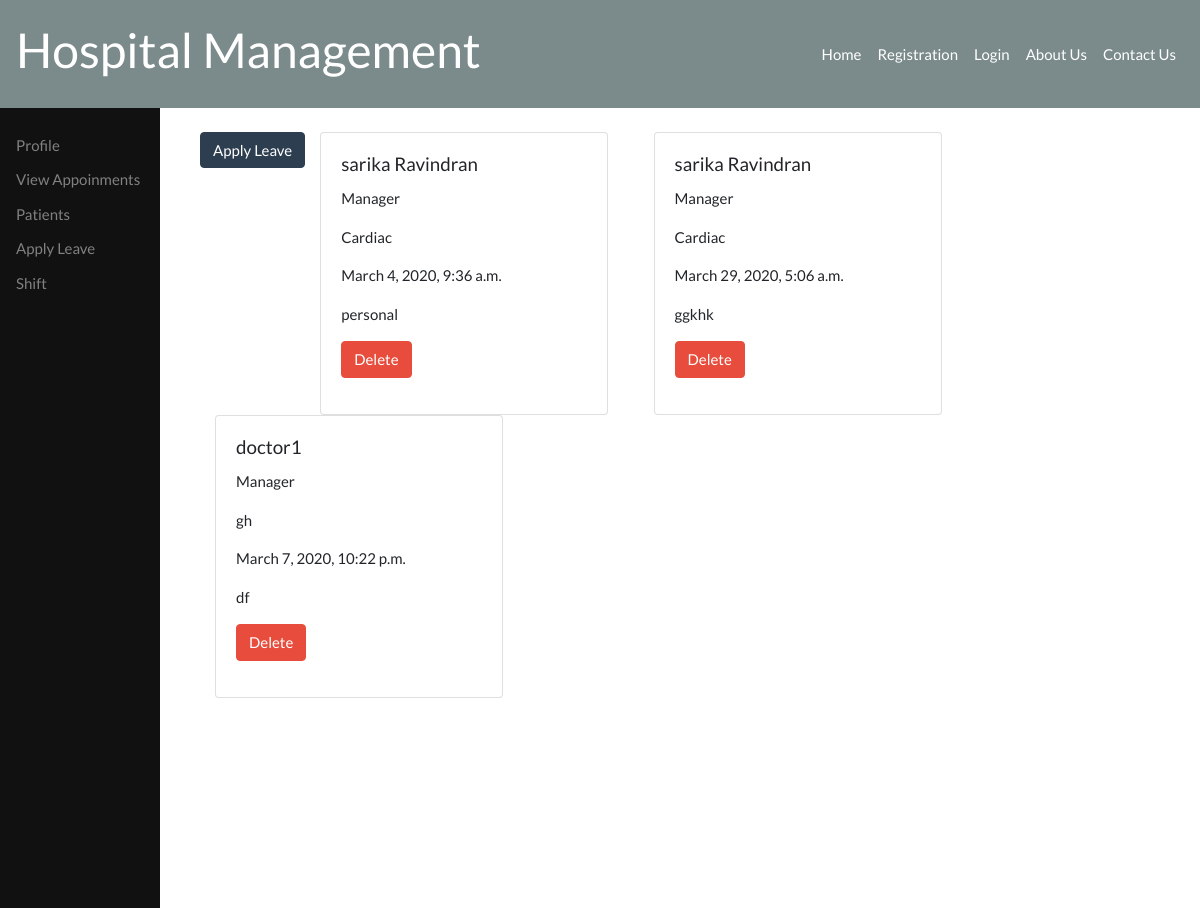
The page /leave/leaves on the database its author committed.
### leave/models.py (models this page shows, shortened)
class DoctorLeave(models.Model):
    fromname=models.CharField(max_length=100)
    to=models.CharField(max_length=100)
    department=models.CharField(max_length=100)
    date=models.DateTimeField()
    reason=models.TextField(blank=True)

### leave/views.py (the view)
# urls.py: path('leaves',views.leave_list,name='leave_list'),
def leave_list(request):
    leaves=DoctorLeave.objects.all()
    return render(request,'leave/leave_list.html',{'leave':leaves})

### leave/templates/leave/leave_list.html
{% extends 'doctor/doctor_base.html' %}
{% block doctor %}
<div class="container mt-4">
    <div class="row">
        <p><a href="{% url 'leave' %}" class="btn btn-primary">Apply Leave</a></p>
        {% for leavelist in leave %}
   <div class="col-lg-4">
       <div class="card" style="width: 18rem;">
           <div class="card-body">
             <h5 class="card-title">{{leavelist.fromname}}</h5>
             <p>{{ leavelist.to }}</p>
             <p>{{ leavelist.department }}</p>
             <p> {{ leavelist.date }}</p>
             <p> {{ leavelist.reason }}</p>
             <p><a href="{% url 'leave_delete' leavelist.pk %}" class="btn btn-danger">Delete</a></p>
           </div>
         </div>
   </div>
   {% endfor %}
</div>
</div>
{% endblock %}

### doctor/templates/doctor/doctor_base.html (shortened to what this page needs)
{% extends 'shared/base.html' %}
{% block content %}
<div id="doctor">
    <div class="sidenav">
        <a href="{% url 'dr_detail' %}">Profile</a>
        <a href="{% url 'dr_appoinment' %}">View Appoinments</a>
        <a href="#clients">Patients</a>
        <a href="{% url 'leave_list' %}">Apply Leave</a>
        <a href="">Shift</a>
      </div>
      <div class="main">
        {% block doctor %}
        {% endblock %}
      </div>
</div>
{% endblock %}

### templates/shared/base.html (shortened to what this page needs)
<!DOCTYPE html>
{% load static %}
<html lang="en">
<head>
    <link href="https://stackpath.bootstrapcdn.com/bootswatch/4.4.1/flatly/bootstrap.min.css" rel="stylesheet"
>
    <link href="https://stackpath.bootstrapcdn.com/font-awesome/4.7.0/css/font-awesome.min.css" rel="stylesheet"
 />
    <link rel="stylesheet" href="{% static '/css/main.css' %}">
</head>
<body>
    {% include 'shared/navbar.html' %}
    {% block content %}
    {% endblock %}
</body>

### templates/shared/navbar.html (shortened to what this page needs)
<nav class="navbar navbar-expand-lg navbar-dark bg-dark">
  <a class="navbar-brand" href="#"><h1>Hospital Management</h1></a>
  <div class="collapse navbar-collapse" id="navbarSupportedContent">
    <ul class="navbar-nav ml-auto">
      <li class="nav-item ">
        <a class="nav-link" href="#">Home <span class="sr-only">(current)</span></a>
      </li>
      {% if not request.user.is_authenticated  %}
      <li class="nav-item">
        <a class="nav-link" href="{% url 'register' %}">Registration</a>
      </li>
      <li class="nav-item">
        <a class="nav-link" href="{% url 'login' %}">Login</a>
      </li>
      {% else %}
      <li class="nav-item">
        <a class="nav-link" href="{% url 'logout' %}">LogOut</a>
      </li>
      {% endif %}
           <li class="nav-item">
        <a class="nav-link" href="#">About Us</a>
      </li>
    <li class="nav-item">
 <a class="nav-link" href="#">Contact Us</a>
</li>
    </ul>
  </div>
</nav>

### doctor/templates/doctor/doctor_base.html (style rules this page uses)
.sidenav { height: 100vh; width: 160px; z-index: 1; top: 0; left: 0; background-color: #111; overflow-x: hidden; padding-top: 20px; }
.sidenav a { padding: 6px 8px 6px 16px; text-decoration: none; color: #818181; display: block; }
#doctor { display: grid; grid-template-columns: 2fr 10fr; }

### rows shown on the page
DoctorLeave: fromname "sarika Ravindran", to "Manager", department "Cardiac", date "March 4, 2020, 9:36 a.m.", reason "personal"
DoctorLeave: fromname "sarika Ravindran", to "Manager", department "Cardiac", date "March 29, 2020, 5:06 a.m.", reason "ggkhk"
DoctorLeave: fromname "doctor1", to "Manager", department "gh", date "March 7, 2020, 10:22 p.m.", reason "df"
